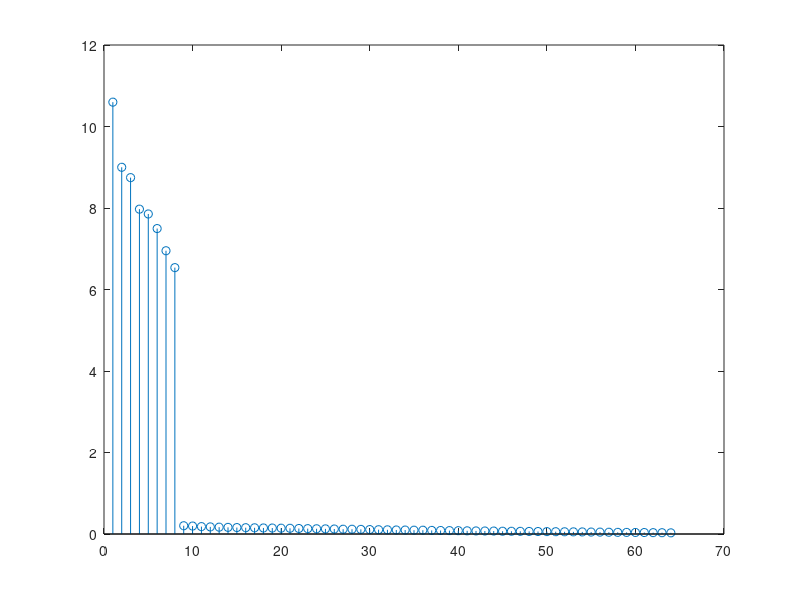

Here is the MATLAB script that generated this plot: (Note: this script raises an error after producing the figure.)
num_samples_per_observation = 64;
num_observations = 256;
num_samples_in_simulation = num_samples_per_observation*num_observations;

samples_per_symbol = 8;
num_symbols = num_samples_in_simulation/samples_per_symbol;
test_signal = exp(1.0i*2*pi*0.125*[0:(num_samples_in_simulation-1)]);
test_signal=test_signal(:);
symbol_vector = randi([0 1], num_symbols, 1)*2-1;
modulation_vector = repelem(symbol_vector,samples_per_symbol);
modulation_vector=modulation_vector(:);
modulated_test_signal = test_signal.*modulation_vector;

noise_vec = randn(num_samples_in_simulation,1);
noise_vec = noise_vec + 1.0i*randn(num_samples_in_simulation,1);
noise_vec = noise_vec - mean(noise_vec);
noise_vec = noise_vec/sqrt(var(noise_vec));
noise_vec = noise_vec/sqrt(10);
noisy_modulated_test_signal = modulated_test_signal + noise_vec;


% Observation matrix of the noise
% test_signal = exp(1.0i*2*pi*0.125*[0:(num_samples_in_simulation-1)]);
% test_signal=test_signal(:);


% reshape vector 
signal_matrix = reshape(noisy_modulated_test_signal, num_samples_per_observation,...
num_observations);
sigma_matrix = (signal_matrix*signal_matrix')/(num_observations-1);

% Take the eigenvalues
eig_vector = eig(sigma_matrix);
sorted_eig_vector = sort(eig_vector, 'descend');
figure(7)
stem(sorted_eig_vector)

% Estimate of noise value
[kVal, kMin] = calcKMin(sorted_eig_vector, num_observations, num_samples_per_observation);
noise_eigenvalues = sorted_eig_vector(kMin+1:num_samples_per_observation);
estimated_noise_power = mean(noise_eigenvalues);
actual_noise_power = var(noise_vec);
error_val = abs(actual_noise_power-estimated_noise_power)/actual_noise_power
